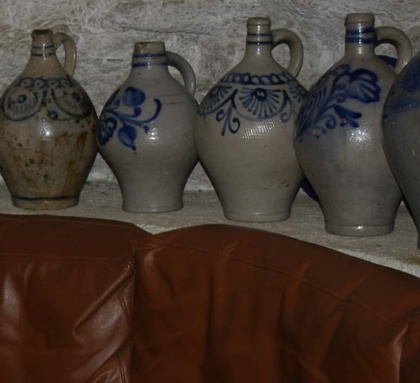
%> input picture Assignment2/awate solution/flash1.jpg, 420 x 383 px, shrunk from 774 x 706 before the run
$ octave imagereg_je.m   (GNU Octave 9; MATLAB toolbox functions it lacks are replaced by stand-ins)
%> lines starting %> are read from the running program, lines starting %| are printed output that depends on the picture
clear; close; clc;

im1 = double((imread('flash1.jpg'))); im1 = im1+1;
im2 = double((imread('noflash1.jpg'))); im2 = im2+1;
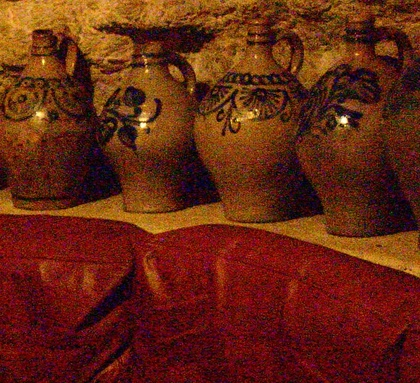
%> input picture Assignment2/awate solution/noflash1.jpg, 420 x 383 px, shrunk from 774 x 706 before the run
%load woman; im1 = X; im1 = im1+1;
%im2 = 255-im1; im2 = im2+1;
temp_im2 = imrotate(im2,23.5,'bilinear','crop');
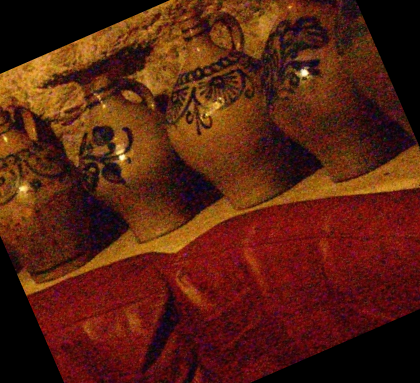
%> temp_im2: size 383x420x3 double; mean R, G, B 87.6, 33.6, 16.7; drawn with min black and max white
[H,W] = size(temp_im2);
%> H = 383; W = 1260
im2 = zeros(H,W);

im2(:,1:W-3) = temp_im2(:,4:W);
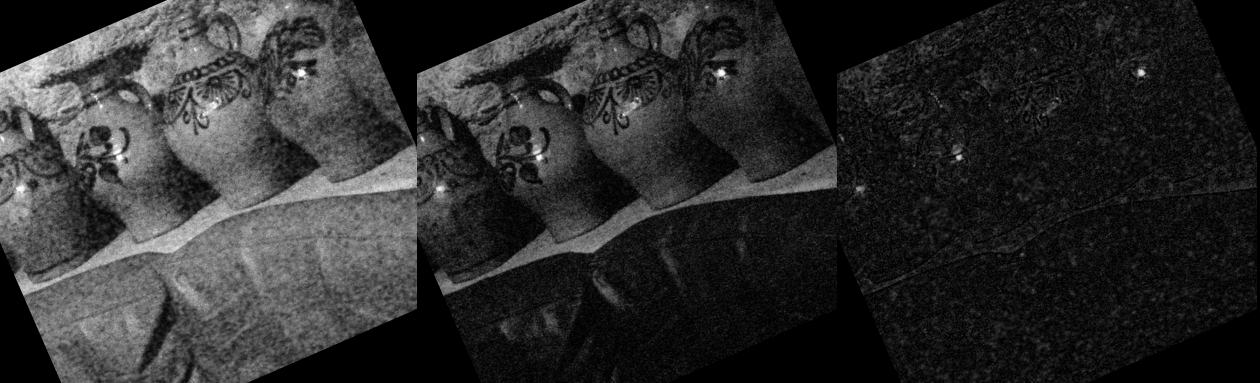
%> im2: size 383x1260 double; min 0, max 256, mean 45.9; drawn with min black and max white
%im2(:,1:W) = temp_im2(:,1:W);

im2 = im2 + rand(size(im2))*8;
imshow(im2/max(im2(:)));
%> the run ends on the next line

thetas = -60:1:60;
txs = -12:1:12;
binsize = 10;

count_theta = 0;
for theta=-60:1:60
     fprintf ('%d ',theta);

     temp_im2 = imrotate(im2,theta,'bilinear','crop');

     count_theta = count_theta+1;
     count_tx = 0;

     for tx=-12:1:12
        count_tx = count_tx + 1;
        temp_im3 = zeros(H,W);
        if tx > 0,
            temp_im3(:,tx+1:W) = temp_im2(:,1:W-tx);
        elseif tx < 0,
            temp_im3(:,1:W+tx) = temp_im2(:,-tx+1:W);
        else
            temp_im3 = temp_im2;
        end

        JH(count_theta,count_tx) = find_JH(im1,temp_im3,binsize);
